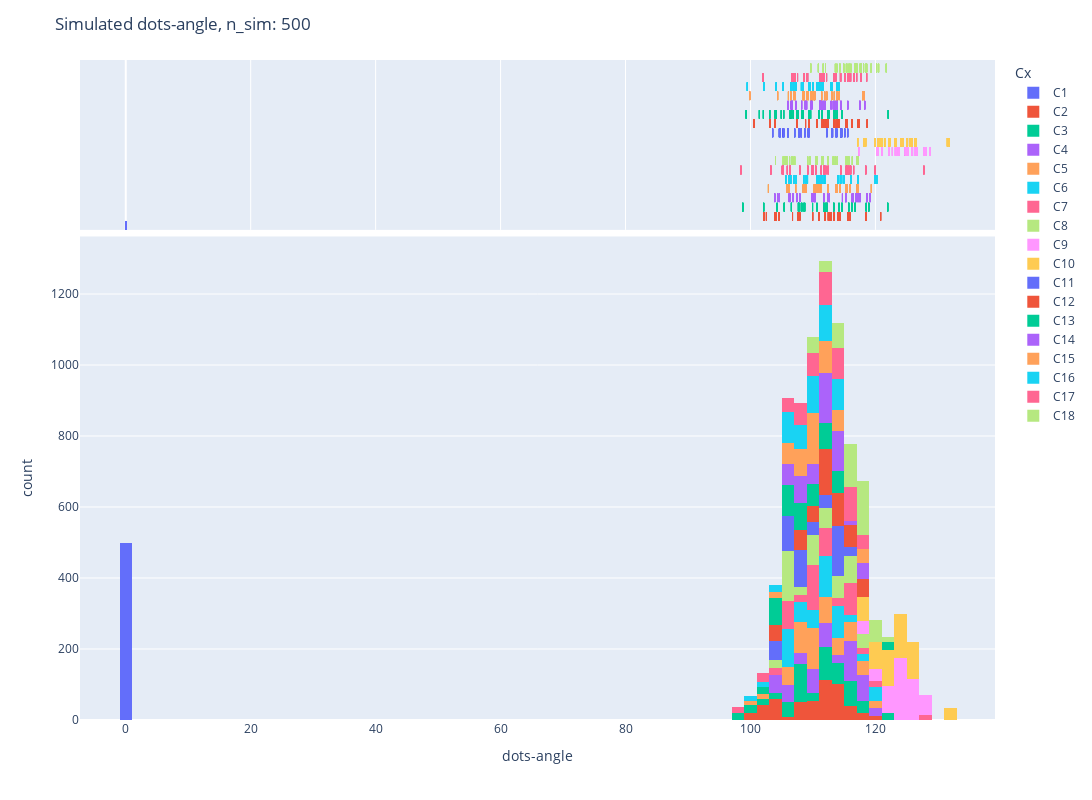
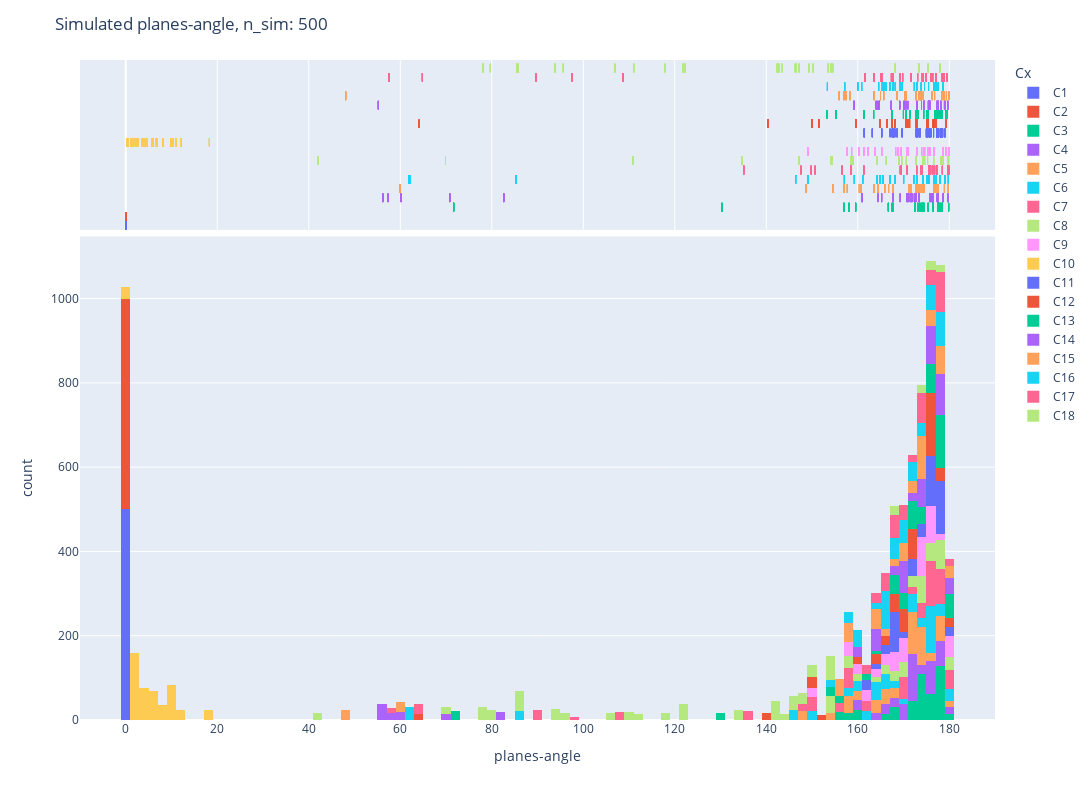
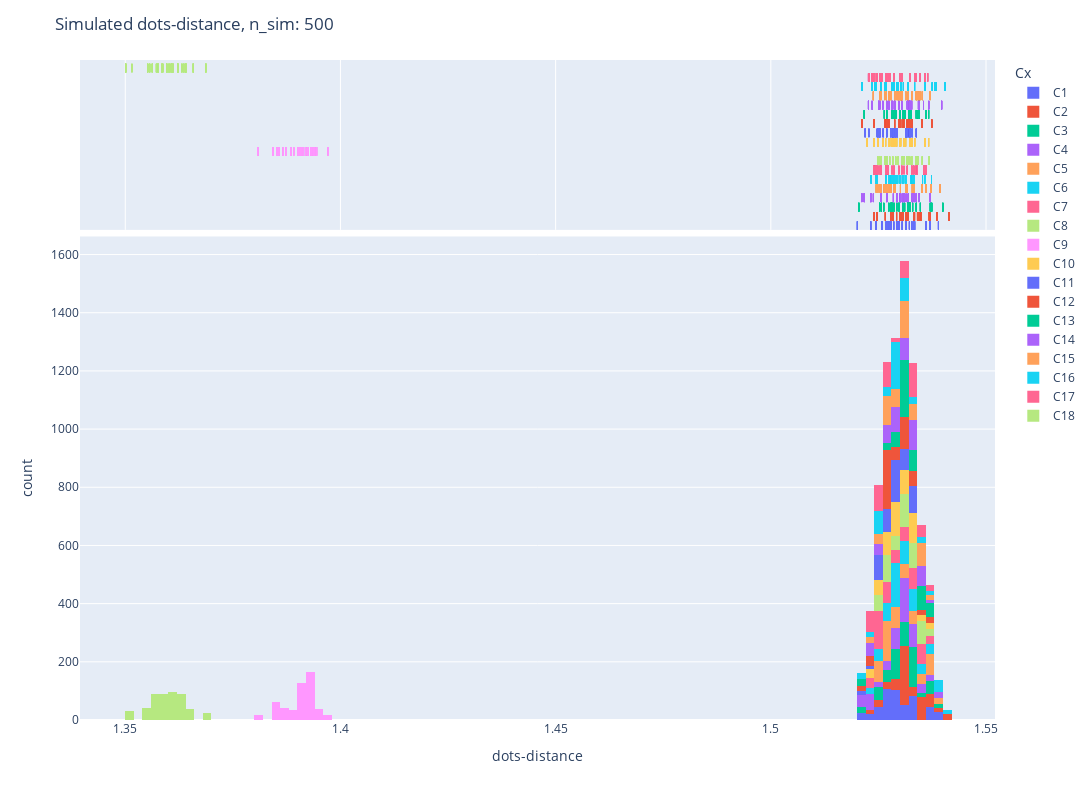

Notebook source saved alongside these figures, in order:
### Code cell
protein_sim_plot(protine_sim_df,xlabel="dots-angle")
protein_sim_plot(protine_sim_df,xlabel="planes-angle")
protein_sim_plot(protine_sim_df,xlabel="dots-distance")
